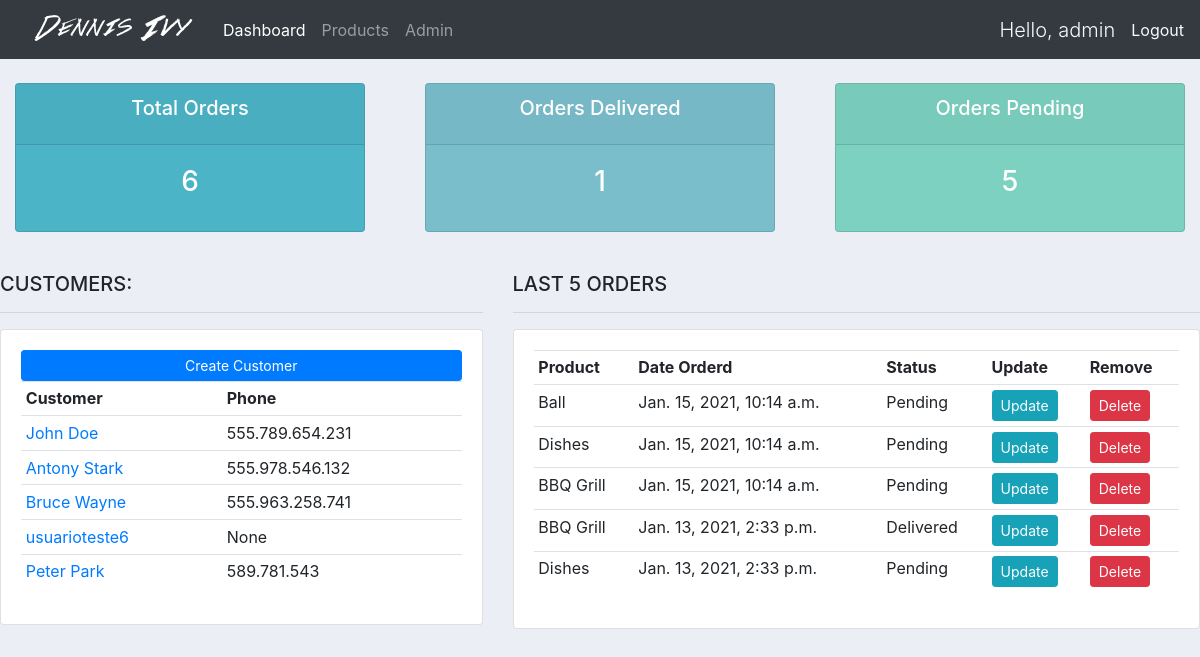
Page / (signed in) on the earlier database version.
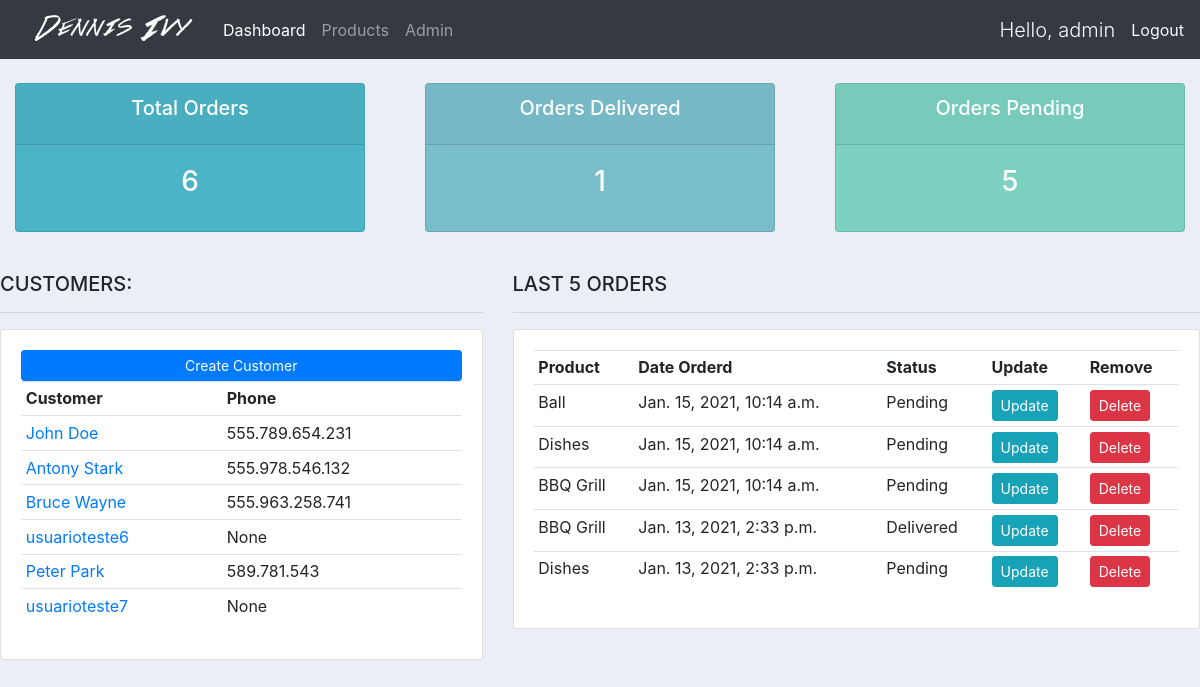
Same page on the later database version.
### accounts/models/customer.py (models this page shows)
class Customer(models.Model):
    user = models.OneToOneField(User, null=True, on_delete=models.CASCADE)
    name = models.CharField(max_length=200, null=True)
    phone = models.CharField(max_length=20, null=True)
    email = models.CharField(max_length=50, null=True)
    profile_picture = models.ImageField(
        default="profile_photo.png", null=True, blank=True
    )
    date_created = models.DateTimeField(auto_now_add=True)
    def __str__(self):
        return self.name

### accounts/models/order.py (models this page shows, shortened)
class Order(models.Model):
    STATUS = (
        ('Pending', 'Pending'),
        ('Out of delivery', 'Out of delivery'),
        ('Delivered', 'Delivered'),
    )
    status = models.CharField(max_length=25, null=True, choices=STATUS)
    customer = models.ForeignKey(Customer, on_delete=models.SET_NULL, null=True)
    product = models.ForeignKey(Product, on_delete=models.SET_NULL, null=True)
    notes = models.CharField(max_length=200, null=True, blank=True)
    date_created = models.DateTimeField(auto_now_add=True, null=True)

### accounts/models/product.py (models this page shows)
class Product(models.Model):
    CATEGORIES = (
        ('Indoor', 'Indoor'),
        ('Out Door', 'Out Door'),
    )
    name = models.CharField(max_length=200, null=True)
    price = models.FloatField(null=True)
    category = models.CharField(max_length=200, null=True, choices=CATEGORIES)
    description = models.CharField(max_length=200, null=True, blank=True)
    tag = models.ManyToManyField(Tag)
    date_created = models.DateTimeField(auto_now_add=True, null=True)
    def __str__(self):
        return self.name

### accounts/decorators.py (the view)
    def wrapper_method(request, *args, **kwargs):
        user_groups = request.user.groups
        user_group_name = ''
        redirect_for = {
            'admin': view_method(request, *args, **kwargs),
            'customer': redirect('user_page'),
        }
        if user_groups.exists():
            user_group_name = user_groups.all()[0].name
        return redirect_for[user_group_name]

### accounts/templatetags/helpers.py (called while the page is built)
@register.simple_tag
def is_link_active(request, url):
    return 'active' if request.path == url else ''

### accounts/views.py (called while the page is built)
@login_required(login_url='login')
@admin_only
def dashboard(request):
    print('entrou no método')
    customers = Customer.objects.all()
    orders = Order.objects.all()
    total_orders = orders.count()
    total_pending_orders = orders.filter(status='Pending').count()
    total_delivered_orders = orders.filter(status='Delivered').count()
    context = {
        'customers': customers,
        'orders': orders.order_by('-date_created')[:5],
        'total_orders': total_orders,
        'total_pending_orders': total_pending_orders,
        'total_delivered_orders': total_delivered_orders,
    }
    return render(request, 'pages/dashboard.html', context)

### accounts/templates/pages/dashboard.html (shortened to what this page needs)
{% extends 'base.html' %}
{% block content %}
{% include 'partials/_status.html' %}
<br>
<div class="row">
    <div class="col-md-5">
        <h5>CUSTOMERS:</h5>
        <hr>
        <div class="card card-body">
            <a
                href=""
                class="btn btn-primary  btn-sm btn-block"
            >Create Customer</a>
            <table class="table table-sm">
                <tr>
                    <th>Customer</th>
                    <th>Phone</th>
                </tr>
                {% for customer in customers %}
                <tr>
                    <td><a href="{% url 'customer' customer.id %}">{{customer}}</a></td>
                    <td>{{customer.phone}}</td>
                </tr>
                {% endfor %}
            </table>
        </div>
    </div>
    <div class="col-md-7">
        <h5>LAST 5 ORDERS</h5>
        <hr>
        <div class="card card-body">
            <table class="table table-sm">
                <tr>
                    <th>Product</th>
                    <th>Date Orderd</th>
                    <th>Status</th>
                    <th>Update</th>
                    <th>Remove</th>
                </tr>
                {% for order in orders %}
                <tr>
                    <td>{{order.product}}</td>
                    <td>{{order.date_created}}</td>
                    <td>{{order.status}}</td>
                    <td>
                        <a
                            href="{% url 'update_order' order.id %}"
                            class="btn btn-sm btn-info"
                        >Update</a>
                    </td>
                    <td>
                        <a
                            href="{% url 'delete_order' order.id %}"
                            class="btn btn-sm btn-danger"
                        >Delete</a>
                    </td>
                </tr>
                {% endfor %}
            </table>
        </div>
    </div>
</div>
{% endblock content %}

Differences in the rows shown:
added Customer: name "usuarioteste7", phone "None"
